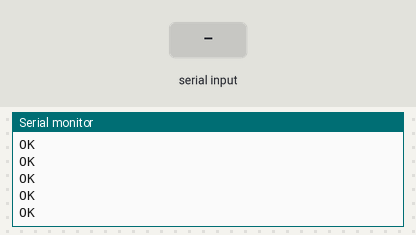
Recording of a sketch running on a simulated Arduino Uno, built with avr-gcc and run on an emulated ATmega328P. On the bench: the last lines printed to the serial monitor. The test bench sets the inputs (shaded band). The modem accepts every AT command (registered, SIM ready, sends succeed) and sends nothing else.

Above: at 1.3 s.
1.4 s: "1" received over the second serial link
At 2.9 s:
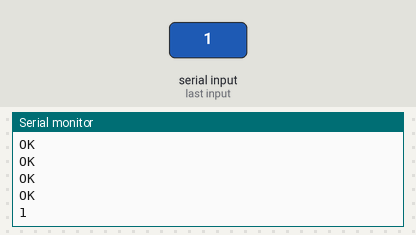
3.8 s: "90,45\n" received over the second serial link
At 5.9 s:
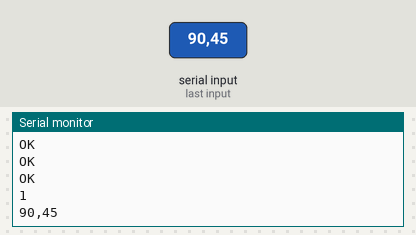

The sketch:

ResetBlueToothBaudRate.ino
```cpp
// (licence header left out)
#include <SoftwareSerial.h>
SoftwareSerial BTSerial(2, 3); // RX | TX


//  HC-06 setup
//  Comment this section out and uncomment the HC-05 section for use with that  and similar devices

String baudRate = "7";
String command = "BAUD";
String connectionBits = "";


//  HC-05 or BC417 setup
//String baudRate = "57600";
//String command = "UART=";
//String connectionBits = ",0,0";
// int atModePin = 4;  //  assumes your AT Mode pin is connected to digital pin 4

String fullCommand = command + baudRate + connectionBits;

String message;
long newBaudRate;

void setup() {
  //  uncomment the next few lines to use with a HC-05 or BC417
  /*
   pinMode(atModePin, OUTPUT);
   digitalWrite(ledPin, HIGH);
   */

  //1=1200, 2=2400, 3=4800, 4=9600 (default), 5=19200, 6=38400, 7=57600, 8=115200, 9=230400, A=460800, B=921600, C=1382400 //  all standard serial connection speeds
  BTSerial.begin(1200);
  waitForConnection();
  BTSerial.print("AT+" + fullCommand);
  BTSerial.println("1200");

  BTSerial.begin(2400);
  waitForConnection();
  BTSerial.print("AT+" + fullCommand);
  BTSerial.println("2400");

  BTSerial.begin(4800);
  waitForConnection();
  BTSerial.print("AT+" + fullCommand);
  BTSerial.println("4800");

  BTSerial.begin(9600);
  waitForConnection();
  BTSerial.print("AT+" + fullCommand);
  BTSerial.println("9600");

  BTSerial.begin(19200);
  waitForConnection();
  BTSerial.print("AT+" + fullCommand);
  BTSerial.println("19200");

  BTSerial.begin(38400);
  waitForConnection();
  BTSerial.print("AT+" + fullCommand);
  BTSerial.println("38400");

  BTSerial.begin(57600);
  waitForConnection();
  BTSerial.print("AT+" + fullCommand);
  BTSerial.println("57600");

  BTSerial.begin(115200);
  waitForConnection();
  BTSerial.print("AT+" + fullCommand);
  BTSerial.println("115200");

  BTSerial.begin(230400);
  waitForConnection();
  BTSerial.print("AT+" + fullCommand);
  BTSerial.println("230400");

  BTSerial.begin(460800);
  waitForConnection();
  BTSerial.print("AT+" + fullCommand);
  BTSerial.println("460800");

  BTSerial.begin(921600);
  waitForConnection();
  BTSerial.print("AT+" + fullCommand);
  BTSerial.println("921600");

  BTSerial.begin(1382400);
  waitForConnection();
  BTSerial.print("AT+" + fullCommand);
  BTSerial.println("1382400");

//1=1200, 2=2400, 3=4800, 4=9600 (default), 5=19200, 6=38400, 7=57600, 8=115200, 9=230400, A=460800, B=921600, C=1382400
//  all standard serial connection speeds
  if (baudRate == "1"){
    newBaudRate = 1200;
  } else if (baudRate == "2") {
    newBaudRate = 2400;
  } else if (baudRate == "3") {
    newBaudRate = 4800;
  } else if (baudRate == "4") {
    newBaudRate = 9600;
  } else if (baudRate == "5") {
    newBaudRate = 19200;
  } else if (baudRate == "6") {
    newBaudRate = 38400;
  } else if (baudRate == "7") {
    newBaudRate = 57600;
  } else if (baudRate == "8") {
    newBaudRate = 115200;
  } else if (baudRate == "9") {
    newBaudRate = 230400;
  } else if (baudRate == "A") {
    newBaudRate = 460800;
  } else if (baudRate == "B") {
    newBaudRate = 921600;
  } else if (baudRate == "C") {
    newBaudRate = 1382400;
  } else {
    newBaudRate = baudRate.toInt();
  }


  BTSerial.begin(newBaudRate);
  waitForConnection();

  Serial.begin(9600);
  while (!Serial) {
    ;  // wait for serial port to initialize
  }
  Serial.println("Done");
}

void waitForConnection(){
  while (!BTSerial) {
    ;  // wait for serial port to initialize
  }
}

void loop() {
  if (BTSerial.available()) {  //  looks for a string from the device to send back to the computer
    message = BTSerial.readString();
    Serial.println(message);
  }
}
```

Measured:
- after the input at 1.4 s, the serial monitor: prints a new line after 1.0 s (image 1)
- after the input at 3.8 s, the serial monitor: prints a new line after 1.0 s (image 2)
